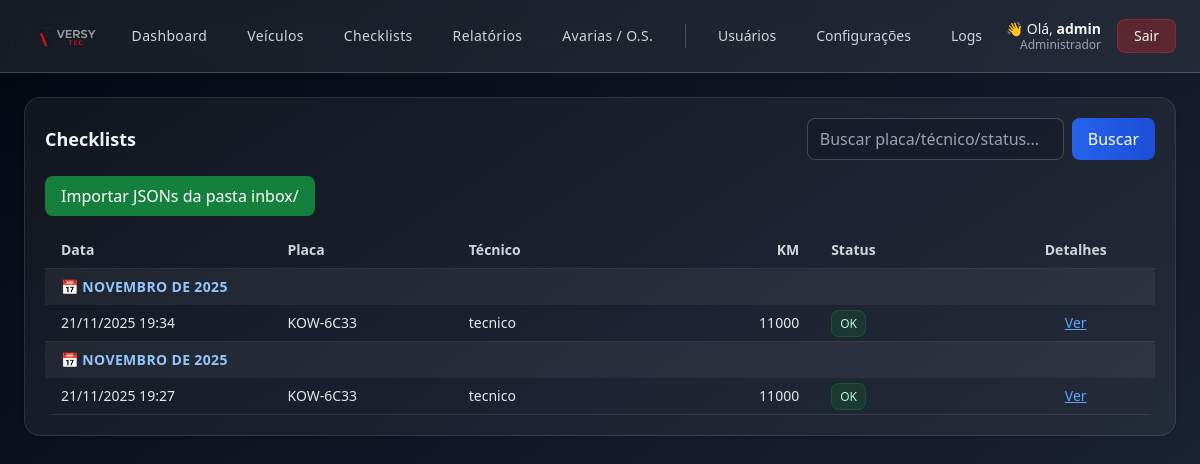
Screenshot of /checklists (signed in) with the database file from the repository.
### app.py (models this page shows, shortened)
class User(UserMixin, db.Model):
    __tablename__ = "user"
    id = db.Column(db.Integer, primary_key=True)
    username = db.Column(db.String(80), unique=True, nullable=False)
    password_hash = db.Column(db.String(255), nullable=False)
    is_admin_legacy = db.Column("is_admin", db.Boolean, default=False)
    role = db.Column(db.String(20), default=None)
    @property
    def is_admin(self):
        if self.role is None:
            return bool(self.is_admin_legacy)
        return self.role == "admin"
    @property
    def is_supervisor(self):
        return self.role == "supervisor"
    @property
    def is_tech(self):
        if self.role is None and not self.is_admin_legacy:
            return True
        return self.role == "tech"
    @property
    def is_manutencao(self):
        return self.role == "manutencao"

class Checklist(db.Model):
    __tablename__ = "checklist"
    id = db.Column(db.Integer, primary_key=True)
    vehicle_id = db.Column(db.Integer, db.ForeignKey("vehicle.id"))
    vehicle = db.relationship("Vehicle", backref="checklists")
    technician = db.Column(db.String(120))
    date = db.Column(db.DateTime, default=datetime.utcnow)
    km = db.Column(db.Integer, default=0)
    status = db.Column(db.String(40), default="OK")
    notes = db.Column(db.Text)
    raw_json = db.Column(db.Text)

class Vehicle(db.Model):
    __tablename__ = "vehicle"
    id = db.Column(db.Integer, primary_key=True)
    plate = db.Column(db.String(20), unique=True, nullable=False)
    brand = db.Column(db.String(80))
    model = db.Column(db.String(80))
    year = db.Column(db.Integer)
    km = db.Column(db.Integer, default=0)
    status = db.Column(db.String(20), default="ATIVO")

### app.py (the view, shortened to what this page needs)
@app.route("/checklists")
@supervisor_allowed
def checklists():
    q = request.args.get("q", "").strip().lower()
    query = Checklist.query.join(Vehicle, Checklist.vehicle_id == Vehicle.id)
    itens = query.order_by(Checklist.date.desc()).all()
    return render_template("checklists.html", itens=itens, q=q)

### app.py (called while the page is built)
@login_manager.user_loader
def load_user(uid):
    return User.query.get(int(uid))

def supervisor_allowed(view):
    @wraps(view)
    def wrapper(*args, **kwargs):
        if not current_user.is_authenticated:
            return redirect(url_for("login"))
        if current_user.is_admin or current_user.is_supervisor:
            return view(*args, **kwargs)
        flash("Acesso restrito a supervisor ou administrador.", "error")
        if current_user.is_manutencao:
            return redirect(url_for("manutencao_os"))
        return redirect(url_for("checklist_mobile"))
    return wrapper

@app.context_processor
def inject_role_flags():
    return dict(
        ROLE_ADMIN=(current_user.is_authenticated and current_user.is_admin),
        ROLE_SUPERVISOR=(current_user.is_authenticated and current_user.is_supervisor),
        ROLE_TECH=(current_user.is_authenticated and current_user.is_tech),
        ROLE_MANUTENCAO=(current_user.is_authenticated and current_user.is_manutencao),
    )

### templates/checklists.html
{% extends 'layout.html' %}
{% set page_title = "Checklists" %}
{% block content %}
<div class="bg-white/5 border border-white/10 rounded-2xl shadow p-5">
  <div class="flex items-center justify-between mb-4">
    <h2 class="text-lg font-semibold">Checklists</h2>
    <form method="get" class="flex gap-2">
      <input name="q" value="{{ q }}"
             placeholder="Buscar placa/técnico/status..."
             class="border border-white/20 bg-gray-900/50 rounded-lg px-3 py-2">
      <button class="bg-gradient-to-r from-blue-600 to-blue-700 text-white rounded-lg px-4">
        Buscar
      </button>
    </form>
  </div>
  <form method="post" action="{{ url_for('checklists_import') }}" class="mb-4">
    <button class="bg-green-700 text-white rounded-lg px-4 py-2">
      Importar JSONs da pasta inbox/
    </button>
  </form>
  <div class="overflow-x-auto rounded-lg">
    <table class="min-w-full text-sm">
      <thead>
        <tr class="text-gray-300 border-b border-white/10 text-left">
          <th class="px-4 py-2 w-40">Data</th>
          <th class="px-4 py-2 w-32">Placa</th>
          <th class="px-4 py-2 w-40">Técnico</th>
          <th class="px-4 py-2 w-24 text-right">KM</th>
          <th class="px-4 py-2 w-32">Status</th>
          <th class="px-4 py-2 w-28 text-center">Detalhes</th>
        </tr>
      </thead>
      <tbody class="text-gray-200">
        {% set last_group = None %}
        {% for c in itens %}
          {% set mes_num = c.date.strftime('%m') %}
          {% if mes_num == '01' %}
            {% set mes_pt = 'Janeiro' %}
          {% elif mes_num == '02' %}
            {% set mes_pt = 'Fevereiro' %}
          {% elif mes_num == '03' %}
            {% set mes_pt = 'Março' %}
          {% elif mes_num == '04' %}
            {% set mes_pt = 'Abril' %}
          {% elif mes_num == '05' %}
            {% set mes_pt = 'Maio' %}
          {% elif mes_num == '06' %}
            {% set mes_pt = 'Junho' %}
          {% elif mes_num == '07' %}
            {% set mes_pt = 'Julho' %}
          {% elif mes_num == '08' %}
            {% set mes_pt = 'Agosto' %}
          {% elif mes_num == '09' %}
            {% set mes_pt = 'Setembro' %}
          {% elif mes_num == '10' %}
            {% set mes_pt = 'Outubro' %}
          {% elif mes_num == '11' %}
            {% set mes_pt = 'Novembro' %}
          {% elif mes_num == '12' %}
            {% set mes_pt = 'Dezembro' %}
          {% else %}
            {% set mes_pt = mes_num %}
          {% endif %}
          {% set grupo = mes_pt ~ ' de ' ~ c.date.strftime('%Y') %}
          {% if grupo != last_group %}
            <tr class="bg-white/5">
              <td colspan="6" class="px-4 py-2 text-blue-300 font-semibold uppercase tracking-wide">
                📅 {{ grupo }}
              </td>
            </tr>
            {% set last_group = grupo %}
          {% endif %}
          <tr class="border-b border-white/10 hover:bg-white/5 transition">
            <td class="px-4 py-2 whitespace-nowrap">
              {{ c.date.strftime('%d/%m/%Y %H:%M') }}
            </td>
            <td class="px-4 py-2">
              {{ c.vehicle.plate if c.vehicle else '-' }}
            </td>
            <td class="px-4 py-2">
              {{ c.technician or '-' }}
            </td>
            <td class="px-4 py-2 text-right">
              {{ c.km }}
            </td>
            <td class="px-4 py-2">
              <span class="px-2 py-1 rounded-lg text-xs
                          bg-green-900/40 text-green-200 border border-green-700/40">
                {{ c.status }}
              </span>
            </td>
            <td class="px-4 py-2 text-center">
              <a class="text-blue-400 underline"
                 href="{{ url_for('checklist_detail', cid=c.id) }}">
                 Ver
              </a>
            </td>
          </tr>
        {% else %}
          <tr>
            <td class="py-3 text-gray-400 text-center" colspan="6">
              Sem registros.
            </td>
          </tr>
        {% endfor %}
      </tbody>
    </table>
  </div>
</div>
{% endblock %}

### templates/layout.html (shortened to what this page needs)
<!doctype html>
<html lang="pt-BR" class="h-full">
  <head>
    <script src="https://cdn.tailwindcss.com"></script>
  </head>
  <body class="min-h-screen bg-gradient-to-br from-gray-950 via-gray-900 to-gray-800 text-gray-100">
    <header class="glass border-b border-white/20 sticky top-0 z-50">
      <div class="max-w-7xl mx-auto px-6 py-2 flex items-center justify-between">
        <div class="flex items-center gap-3">
          <img src="{{ url_for('static', filename='logo.png') }}"
               class="h-14 w-auto object-contain drop-shadow"
               alt="Logo">
        </div>
        {% if current_user.is_authenticated and (ROLE_ADMIN or ROLE_SUPERVISOR) %}
        <nav class="hidden md:flex items-center gap-2 text-sm font-medium mx-auto">
          {% set menu_items = [
            ('Dashboard', 'dashboard'),
            ('Veículos', 'vehicles'),
            ('Checklists', 'checklists'),
            ('Relatórios', 'reports'),
            ('Avarias / O.S.', 'avarias_registro')
          ] %}
          {% for label, route in menu_items %}
            <a href="{{ url_for(route) }}"
               class="px-4 py-2 rounded-lg text-gray-300 hover:text-white
                      hover:bg-blue-600/20 font-medium tracking-wide">
              {{ label }}
            </a>
          {% endfor %}
          {% if ROLE_ADMIN %}
            <a href="{{ url_for('users') }}"
               class="px-4 py-2 rounded-lg text-gray-300 hover:text-white hover:bg-blue-600/20">
               Usuários
            </a>
            <a href="{{ url_for('config_checklist') }}"
               class="px-4 py-2 rounded-lg text-gray-300 hover:text-white hover:bg-blue-600/20">
               Configurações
            </a>
            <a href="{{ url_for('logs') }}"
               class="px-4 py-2 rounded-lg text-gray-300 hover:text-white hover:bg-yellow-600/20">
               Logs
            </a>
          {% endif %}
        </nav>
        {% endif %}
        <div class="flex items-center gap-4">
          {% if current_user.is_authenticated %}
            <div class="text-right leading-tight">
              <p class="text-sm text-gray-100">
                👋 Olá, <span class="font-semibold">{{ current_user.username }}</span>
              </p>
              <p class="text-xs text-gray-400 -mt-0.5">
                {% if ROLE_ADMIN %}Administrador{% elif ROLE_SUPERVISOR %}Supervisor{% else %}Técnico{% endif %}
              </p>
            </div>
            <a href="{{ url_for('logout') }}"
               class="px-4 py-1.5 rounded-lg text-sm bg-red-600/30 border border-red-600/40
                      hover:bg-red-600/40 hover:text-red-100">
              Sair
            </a>
          {% else %}
            <a href="{{ url_for('login') }}" class="text-sm hover:text-blue-400">
              Login
            </a>
          {% endif %}
        </div>
      </div>
    </header>
    <main class="max-w-7xl mx-auto px-6 py-6">
      {% block content %}{% endblock %}
    </main>
  </body>
</html>

### templates/layout.html (style rules this page uses)
* { transition: 0.15s ease-in-out; }
.glass { background: rgba(255, 255, 255, 0.08); backdrop-filter: blur(12px); }

### rows the page displays
User: username "admin"
Checklist: grupo "NOVEMBRO DE 2025", date "21/11/2025 19:34", vehicle "KOW-6C33", technician "tecnico", km "11000", status "OK"
Checklist: grupo "NOVEMBRO DE 2025", date "21/11/2025 19:27", vehicle "KOW-6C33", technician "tecnico", km "11000", status "OK"

### other values shown
{{ label }} "Dashboard" "Veículos" "Checklists" "Relatórios" "Avarias / O.S."
